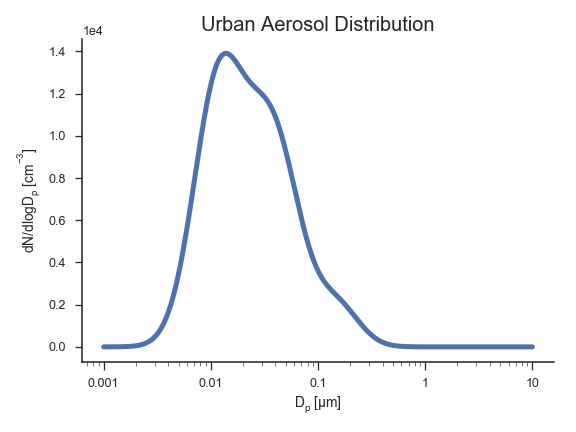

Write Python code to recreate this figure.
import opcsim, seaborn as sns
d = opcsim.load_distribution("Urban")
ax = opcsim.plots.pdfplot(d)
ax.set_title("Urban Aerosol Distribution", fontsize=16)
sns.despine()
